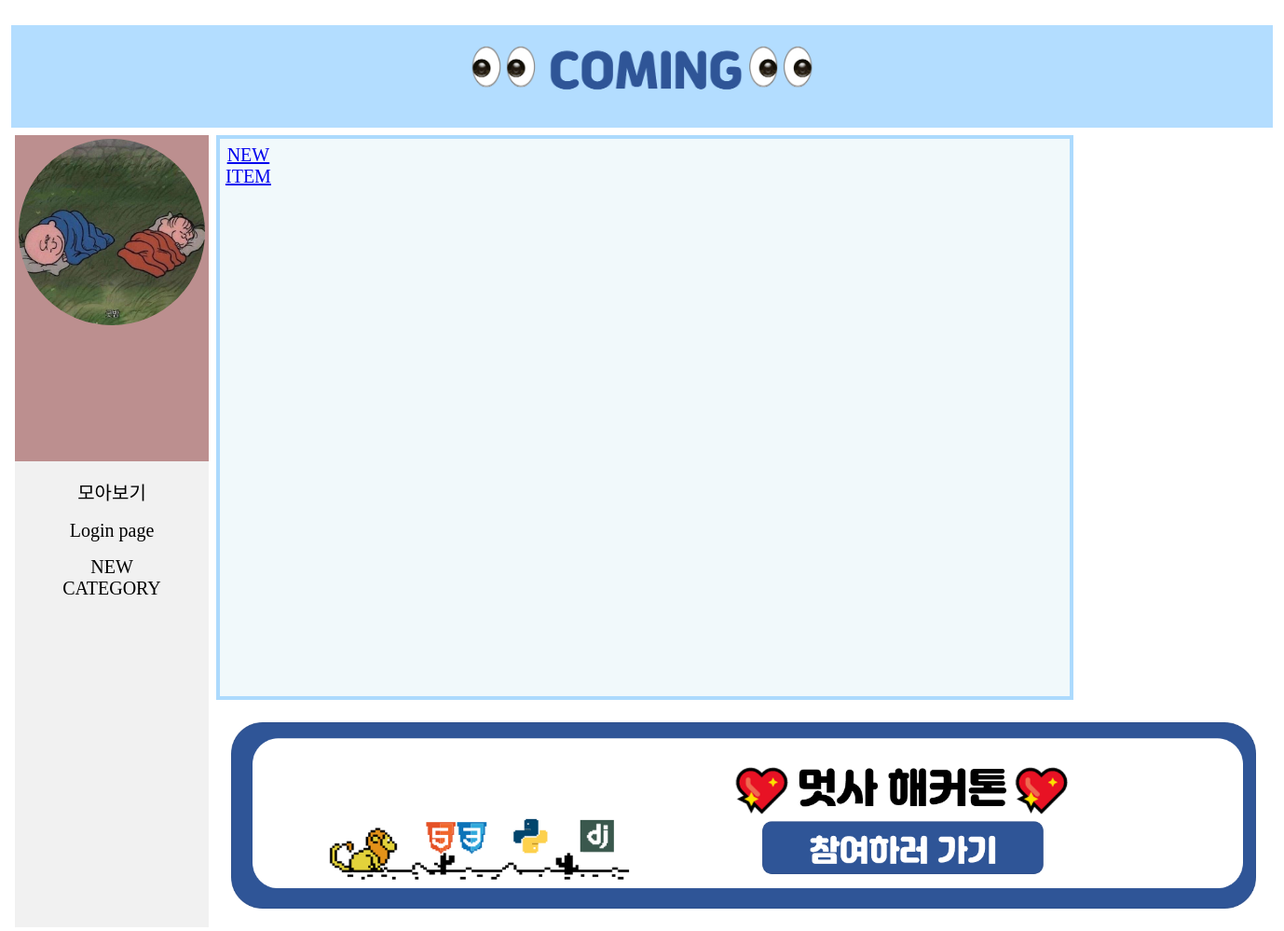
Before: /cadetail/3 with the older database file.
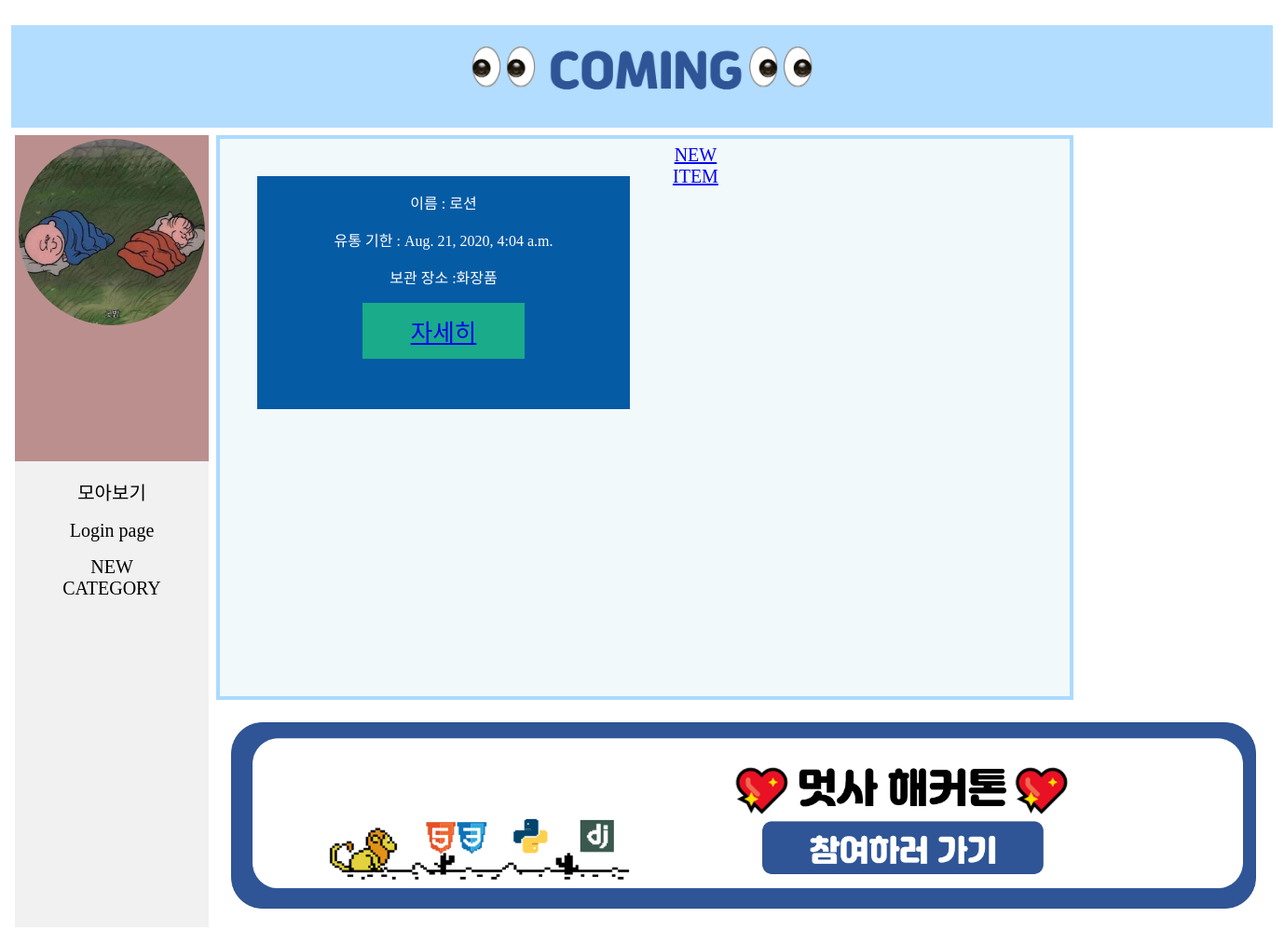
After: the same page with the newer database file.
### app0/models.py (models this page shows, shortened)
class item(models.Model):
    objects = models.Manager()
    img = models.ImageField(upload_to="image", blank=True)
    name = models.CharField(max_length=15, default="이름")
    amount = models.IntegerField(default="0")
    date = models.DateTimeField(default=datetime.now, blank=True)
    exp = models.DateTimeField(default=datetime.now, blank=True)
    plc = models.ForeignKey('category', on_delete=models.CASCADE, blank=True)
    class Meta:
        ordering = ['date']

class category(models.Model):
    objects = models.Manager()
    Plc = models.CharField(max_length=15,default="보관장소")

### app0/views.py (the view)
# urls.py: path('cadetail/<int:detail_id>',views.cadetail, name='cadetail'),
def cadetail(request,detail_id):
    category_loc = get_object_or_404(category, pk=detail_id)
    item_list = item.objects.filter(plc=detail_id)
    '''
    query = request.Get.get('query','')


    if query == "냉장고":
        itemPosts = itemPosts.filter(Q(category__icontains=query)).order_by('-time')
    elif query == "창고":
        Item_detail = Item_detail.filter(Q(category__icontains=query)).order_by('-time')
    '''
    return render(request, 'cadetail.html', {'category_loc':category_loc,'item_list':item_list})

### app0/templates/cadetail.html (shortened to what this page needs)
{% load static %}
<!DOCTYPE html>
<html lang="ko">
<head>
    <link rel="stylesheet" href="{% static 'main.css' %}">
</head>
<body>
    {% block title %}
    <div class="title">
        <h1> <a href="{% url 'main' %}">
            <img src = "../static/eye.png " width ="400px">
        </a> </h1>
    </div>
    {% endblock title %}
    {% block content %}
    <div class="bottom">
        <div class = "profile">
            <div class = "prof photo"><img src="../static/zz.jpg" id="mypic"></div>
            <div class ="prof category">
            <ul>
                    <li><a href="{% url 'secondmain' %}">모아보기</a></li>
                    <li><a href="{% url 'home' %}">Login page</a></li>
                    <li><a href="{% url 'newcate' %}">NEW<br>CATEGORY</a></li>
                </ul>
            </div>
        </div>
    {% endblock content %}
    <div class = middle>
        <div class = "allshow page">
            {% for i in item_list.all %}
            <div class = "box">
                    <p>이름 : {{i.name}}</p>
                    <p>유통 기한 : {{i.exp}}</p>
                    <p>보관 장소 :{{i.plc.Plc}}</p>
                    <button id="myBtn" font-family="여기어때 잘난체 OTF"><a href="{% url 'detail' i.id %}">자세히</a></button>
            </div>
            {% endfor %}
            <div class="create">
                <a href="{% url 'newitem' %}">
                    NEW<br>ITEM</a>
            </div>
        </div>
        <div class="footer">
            <div class = "stylef">
                <a href="https://likelion.net/">
                    <img src="../static/1.png" width="1100px" height="200px" align-items="center">
                </a>
            </div>
        </div>
    </div>
</body>
</html>

### app0/static/main.css (style rules this page uses)
html { width: 100%; height: 100%; }
.title { background-color:rgba(115, 192, 255, 0.541); text-align: center; height: 110px; font-size:20px; margin: 4px; }
.bottom { height: 80%; display: flex; flex-direction: row; margin: 4px; }
.profile { display: flex; flex-direction: column; height: auto; width: 20%; text-align: center; font-size: 20px; margin: 4px; }
#mypic { border-radius: 100%; height: 200px; text-align: center; margin: 4px; }
.prof.photo { flex-direction: column; height: 350px; background-color: rosybrown; font-family: "여기어때 잘난체 OTF"; }
.prof.category { height:500px; background-color:#f1f1f1; text-align: start; }
.create { text-align: center; font-size: 20px; position: relative; padding: 6px; cursor: pointer; }
.page { width: 80%; height: 100%; background-color: rgb(241, 249, 251); border : 4px solid rgba(115, 192, 255, 0.541); margin: 4px; }
.allshow.page { display: flex; flex-direction: row; vertical-align:middle; }
.box { height: 250px; width: 400px; background-color: rgb(6, 91, 165); margin: 40px; color:white; text-align: center; }
.footer { background-color: rgb(255, 255, 255); display:flex; margin:20px; align-items:center; width: 70%; }
.middle { display:flex; flex-direction: column; }
ul { list-style-type: none; margin: 10px; padding: 0; text-align:center; font-family:"여기어때 잘난체 OTF" }
li a { display: block; color: #000; padding: 8px 16px; text-decoration: none; align-items: center; }
button { background:#1AAB8A; color:#fff; border:none; position:relative; height:60px; font-size:1.6em; padding:0 2em; cursor:pointer; transition:800ms ease all; outline:none; font-family: "여기어때 잘난체 OTF"; }
button:before,button:after { content:''; position:absolute; top:0; right:0; height:2px; width:0; background: #1b789c; transition:400ms ease all; }
button:after { right:inherit; top:inherit; left:0; bottom:0; }

Changed rows visible on the page:
added item: name "로션", exp "Aug. 21, 2020, 4:04 a.m.", plc.Plc "화장품"
